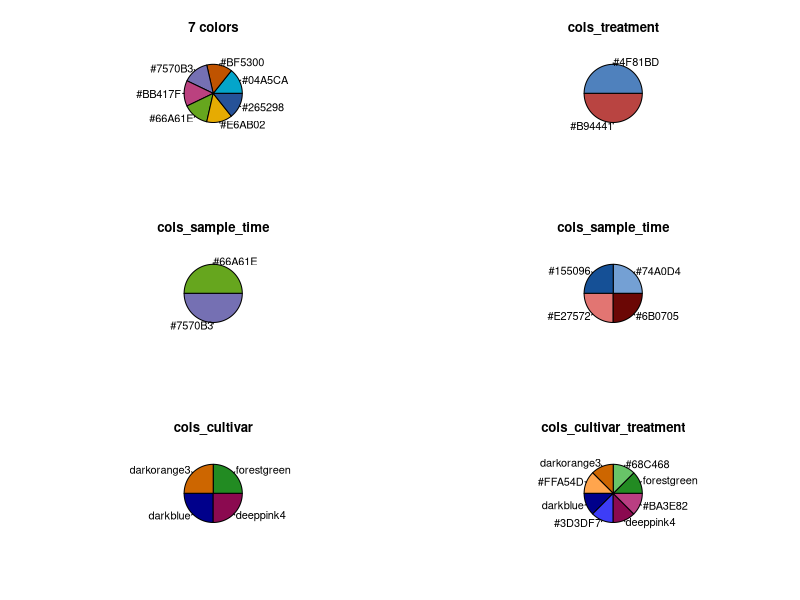

Write the R code that produced this figure.

##############
### colors ###
##############

library(RColorBrewer)
#mypalette = palette( brewer.pal(7, "Dark2"))
#pie(1:7,brewer.pal(7, "Dark2"), col=mypalette)
#brewer.pal(7, "Dark2")
# "#1B9E77" "#D95F02" "#7570B3" "#E7298A" "#66A61E" "#E6AB02" "#A6761D"
# tuerkis,   orange,   lila,     pink,     gruen,     gelb,     ocker

par(mfrow=c(3,2))

heike_palette_7 = c("#04A5CA", "#BF5300", "#7570B3", "#BB417F", "#66A61E", "#E6AB02", "#265298")
# tuerkis,   orange,   lila,     pink,     gruen,     gelb,     dunkelblau
pie(rep(1,7),c("#04A5CA", "#BF5300", "#7570B3", "#BB417F", "#66A61E", "#E6AB02", "#265298"), col=heike_palette_7, main="7 colors")

heike_palette_6 = c("#04A5CA", "#BF5300", "#7570B3", "#BB417F", "#66A61E", "#E6AB02")
# tuerkis,   orange,   lila,     pink,     gruen,     gelb
#pie(rep(1,6),c("#04A5CA", "#BF5300", "#7570B3", "#BB417F", "#66A61E", "#E6AB02"), col=heike_palette_6)

heike_palette_5 = c("#04A5CA", "#BF5300", "#7570B3", "#BB417F", "#66A61E")
# tuerkis,   orange,   lila,     pink,     gruen
#pie(rep(1,5),c("#04A5CA", "#BF5300", "#7570B3", "#BB417F", "#66A61E"), col=heike_palette_5)

heike_palette_4 = c("#04A5CA", "#BF5300", "#7570B3", "#BB417F")
# tuerkis,   orange,   lila,     pink
#pie(rep(1,4),c("#04A5CA", "#BF5300", "#7570B3", "#BB417F"), col=heike_palette_4)

heike_palette_2 = c("#BF5300", "#265298")
# blau rot
#pie(rep(1,2),c("#BF5300", "#265298"), col=c("#BF5300", "#265298"))

cols_treatment <- c("#4F81BD", "#B94441") # e.g. control / stress
pie(rep(1,2), cols_treatment, col=cols_treatment, main="cols_treatment")

cols_sample_time2 <- c("#66A61E", "#7570B3") # 2 time points
#                       gruen        lila
pie(rep(1,2), cols_sample_time2, col=cols_sample_time2, main="cols_sample_time")

cols_sample_time <- c("#74A0D4", "#155096", "#E27572","#6B0705") # 4 time points
#                       hellblau  dunkelblau hellrot  dunkelrot
pie(rep(1,4), cols_sample_time, col=cols_sample_time, main="cols_sample_time")

cols_treatment_sample_time <- c("#74A0D4", "#E27572", "#155096", "#6B0705") # 4 conditions
#                             hellblau    hellrot   dunkelblau  dunkelrot

cols_early <- c("#74A0D4", "#155096") # 2 time points (early/before - early/after)
#             hellblau  dunkelblau 

cols_late <- c("#E27572","#6B0705") # 2 time points (late/before - late/after)
#               hellrot  dunkelrot

#cols_4B <- c("skyblue", "#FF9973", "darkblue", "orangered4") # 4 conditions
#pie(1:4, cols_4B, col=cols_4B)

cols_cultivar <- c("forestgreen", "darkorange3","darkblue", "deeppink4") # 4 cultivars
pie(rep(1,4), cols_cultivar, col=cols_cultivar, main="cols_cultivar")

cols_cultivar2 <- c("#68C468", "#FFA54D","#3D3DF7", "#BA3E82") # 4 cultivars

cols_cultivar_treatment <- c("forestgreen","#68C468", "darkorange3","#FFA54D", "darkblue","#3D3DF7", "deeppink4", "#BA3E82") # 4 cultivars / 2 treatments
pie(rep(1,8), cols_cultivar_treatment, col=cols_cultivar_treatment, main="cols_cultivar_treatment")
par(mfrow=c(1,1))

func_convert_color_name_to_hex <- function(color_name){
  rgb(red = col2rgb(color_name)[1], green = col2rgb(color_name)[2], blue = col2rgb(color_name)[3], maxColorValue=255)
}

func_convert_color_name_to_hex("forestgreen")
#228B22 --> hell: #68C468
func_convert_color_name_to_hex("darkorange3")
#CD6600 --> hell: #FFA54D
func_convert_color_name_to_hex("darkblue")
#00008B --> hell: #3D3DF7
func_convert_color_name_to_hex("deeppink4")
#8B0A50 --> hell: #BA3E82

cols_treatment_tolerance <- brewer.pal(4, "Paired")
